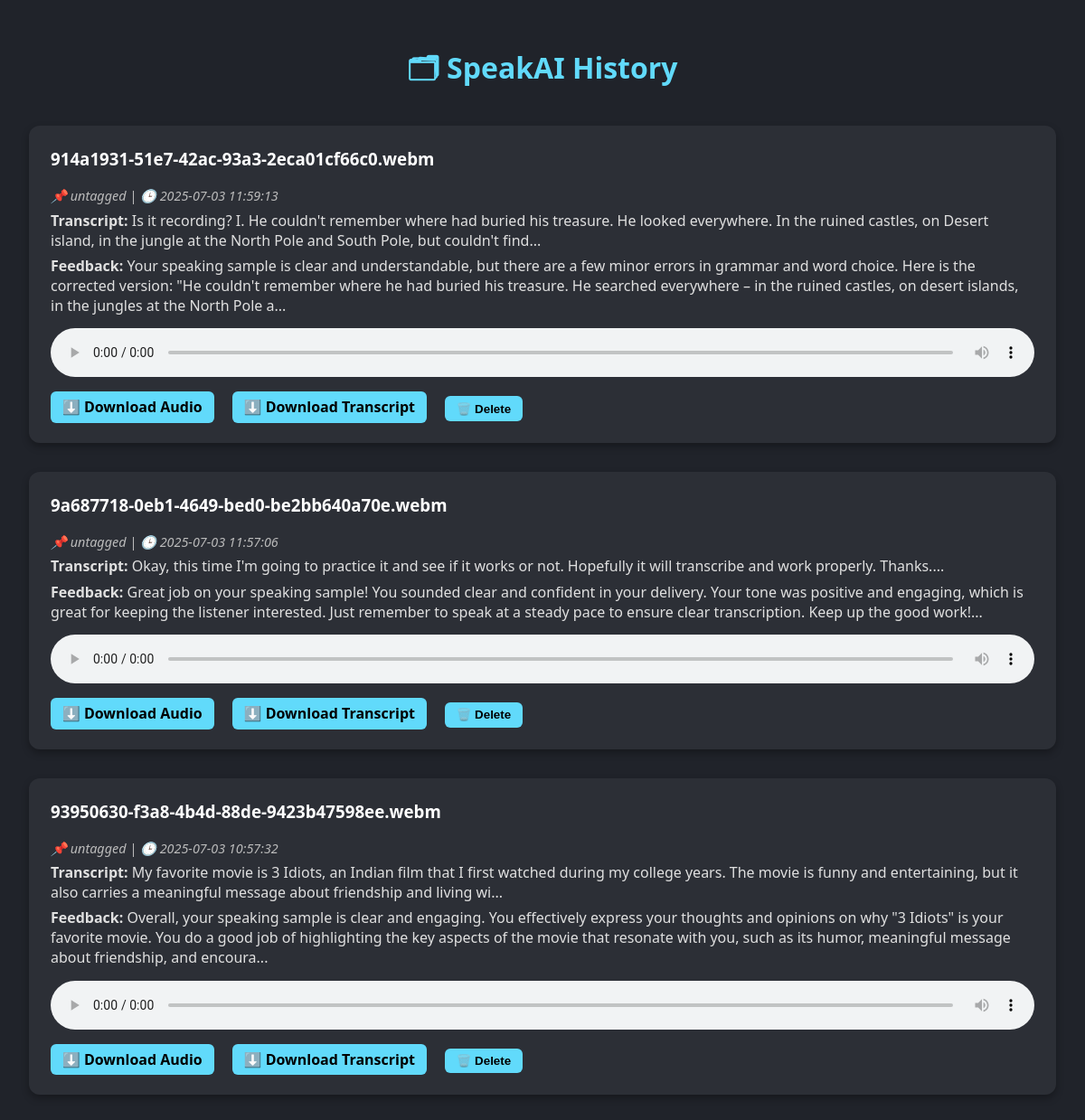
The app's page /history with its own data.
### tables this page shows
CREATE TABLE history (
    id INTEGER PRIMARY KEY AUTOINCREMENT,
    filename TEXT,
    transcription TEXT,
    feedback TEXT,
    timestamp TEXT,
    tag TEXT
);

### main.py (the view)
@app.get("/history", response_class=HTMLResponse)
def serve_history_page(request: Request):
    conn = sqlite3.connect(DB_PATH)
    c = conn.cursor()
    c.execute("SELECT * FROM history ORDER BY timestamp DESC")
    rows = c.fetchall()
    conn.close()
    return templates.TemplateResponse("history.html", {"request": request, "history": rows})

### templates/history.html (shortened to what this page needs)
<!DOCTYPE html>
<html lang="en">
<head>
  <link rel="stylesheet" href="/static/styles.css">
</head>
<body>
  <h1>🗂 SpeakAI History</h1>
  {% for row in history %}
    <div class="entry">
      <h3>{{ row[1] }}</h3>
      <p class="tag">📌 {{ row[5] }} | 🕒 {{ row[4][:19].replace('T', ' ') }}</p>
      <p><strong>Transcript:</strong> {{ row[2][:200] }}...</p>
      <p><strong>Feedback:</strong> {{ row[3][:300] }}...</p>
      <audio controls src="/temp/{{ row[1] }}"></audio>
      <div class="buttons">
        <a href="/temp/{{ row[1] }}" download>⬇️ Download Audio</a>
        <a href="/download/txt/{{ row[0] }}">⬇️ Download Transcript</a>
        <form method="post" action="/delete/{{ row[0] }}" style="display:inline">
          <button type="submit">🗑️ Delete</button>
        </form>
      </div>
    </div>
  {% endfor %}
</body>
</html>

### static/styles.css (style rules this page uses)
body { background-color: #2b2b2b; color: #f0f0f0; }
.section, .card, button { background-color: #3c3c3c; }

### templates/history.html (style rules this page uses)
body { background-color: #20232a; color: #e0e0e0; font-family: 'Segoe UI', sans-serif; margin: 0; padding: 2rem; }
h1 { color: #61dafb; text-align: center; margin-bottom: 2rem; }
.entry { background-color: #2c2f36; padding: 1.5rem; border-radius: 12px; margin-bottom: 2rem; box-shadow: 0 4px 8px rgba(0, 0, 0, 0.3); }
.entry h3 { margin-top: 0; color: #ffffff; }
.entry p { margin: 0.4rem 0; }
.buttons { margin-top: 1rem; }
.buttons a, .buttons form button { margin-right: 1rem; padding: 0.4rem 0.8rem; background-color: #61dafb; color: #000; border-radius: 6px; text-decoration: none; font-weight: bold; border: none; cursor: pointer; }
audio { width: 100%; margin-top: 0.5rem; border-radius: 8px; }
.tag { font-size: 0.9rem; color: #bbb; font-style: italic; }

### records on screen
history: filename "914a1931-51e7-42ac-93a3-2eca01cf66c0.webm", tag "untagged", timestamp "2025-07-03 11:59:13", transcription "Is it recording? I. He couldn't remember where had buried his treasure. He looked everywhere. In the ruined castles, on Desert island, in the jungle at the North Pole and South Pole, but couldn't find", feedback "Your speaking sample is clear and understandable, but there are a few minor errors in grammar and word choice. Here is the corrected version: \"He couldn't remember where he had buried his treasure. He searched everywhere – in the ruined castles, on desert islands, in the jungles at the North Pole a"
history: filename "9a687718-0eb1-4649-bed0-be2bb640a70e.webm", tag "untagged", timestamp "2025-07-03 11:57:06", transcription "Okay, this time I'm going to practice it and see if it works or not. Hopefully it will transcribe and work properly. Thanks.", feedback "Great job on your speaking sample! You sounded clear and confident in your delivery. Your tone was positive and engaging, which is great for keeping the listener interested. Just remember to speak at a steady pace to ensure clear transcription. Keep up the good work!"
history: filename "93950630-f3a8-4b4d-88de-9423b47598ee.webm", tag "untagged", timestamp "2025-07-03 10:57:32", transcription "My favorite movie is 3 Idiots, an Indian film that I first watched during my college years. The movie is funny and entertaining, but it also carries a meaningful message about friendship and living wi", feedback "Overall, your speaking sample is clear and engaging. You effectively express your thoughts and opinions on why \"3 Idiots\" is your favorite movie. You do a good job of highlighting the key aspects of the movie that resonate with you, such as its humor, meaningful message about friendship, and encoura"
